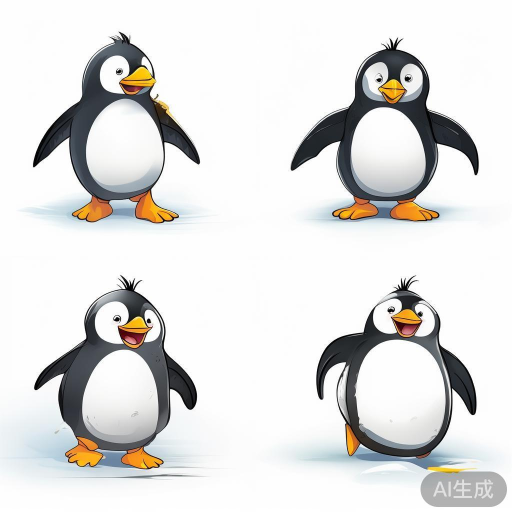
#> input picture resources/stickers/jump_sheet.png, 1024 x 1024 px (shown at 1/2 size)
$ python sheet_to_gif.py
#> lines starting #> are read from the running program, lines starting #| are printed output that depends on the picture
# -*- coding: utf-8 -*-
"""把 cogview 生成的连拍精灵表切成帧 → 透明 GIF → stickers 目录"""
import os
import sys
import io
from collections import deque

sys.stdout = io.TextIOWrapper(sys.stdout.buffer, encoding='utf-8', line_buffering=True)
from PIL import Image

ROOT = os.path.dirname(os.path.dirname(os.path.abspath(__file__)))
SHEET = os.path.join(ROOT, 'resources', 'stickers', 'jump_sheet.png')
OUT = os.path.join(ROOT, 'resources', 'stickers', 'jump_sheet.gif')


def remove_bg(img):
    """白底→透明（边缘泛洪）"""
    w, h = img.size
    px = img.load()
    bg = bytearray(w * h)
    q = deque()
    for x in range(w):
        q.append((x, 0)); q.append((x, h - 1))
    for y in range(h):
        q.append((0, y)); q.append((w - 1, y))
    seen = bytearray(w * h)
    while q:
        x, y = q.popleft()
        if seen[y * w + x]:
            continue
        seen[y * w + x] = 1
        r, g, b = px[x, y][:3]
        if r < 225 or g < 225 or b < 225:
            continue
        bg[y * w + x] = 1
        for dx, dy in ((1, 0), (-1, 0), (0, 1), (0, -1)):
            nx, ny = x + dx, y + dy
            if 0 <= nx < w and 0 <= ny < h and not seen[ny * w + nx]:
                q.append((nx, ny))
    out = img.convert('RGBA')
    opx = out.load()
    for y in range(h):
        for x in range(w):
            if bg[y * w + x]:
                opx[x, y] = (opx[x, y][0], opx[x, y][1], opx[x, y][2], 0)
    return out


def main():
    if not os.path.exists(SHEET):
        print('精灵表不存在，跳过:', SHEET)
        return
    sheet = Image.open(SHEET).convert('RGB')
#> sheet is the input picture: PIL image 1024x1024 RGB; mean R, G, B 224, 223.5, 222.3
    w, h = sheet.size
#> w = 1024; h = 1024
    n = 4
    fw = w // n
#> fw = 256
    frames = []
    for i in range(n):
        frame = sheet.crop((i * fw, 0, (i + 1) * fw, h))
        frame = remove_bg(frame)
        # 裁剪透明边
        bbox = frame.getbbox()
        if bbox:
            frame = frame.crop(bbox)
        # 统一尺寸（以最大为准，透明居中）
        frames.append(frame)
#> this loop made 4 passes
#> bbox on passes 1 to 4: (8, 63, 256, 956), (0, 69, 156, 959), (65, 87, 256, 950), (0, 73, 246, 1014)
#> pass 1, in main, `frame = sheet.crop((i * fw, 0, (i + 1) * fw, h))`:
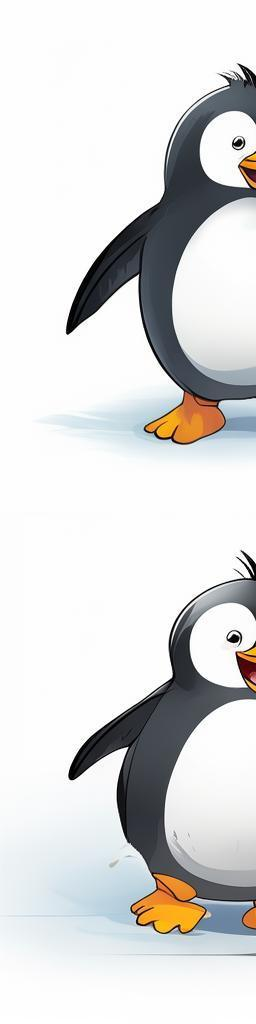
#> frame: PIL image 256x1024 RGB; mean R, G, B 218.6, 218.9, 218.7
#> pass 1, in main, `frame = remove_bg(frame)`:
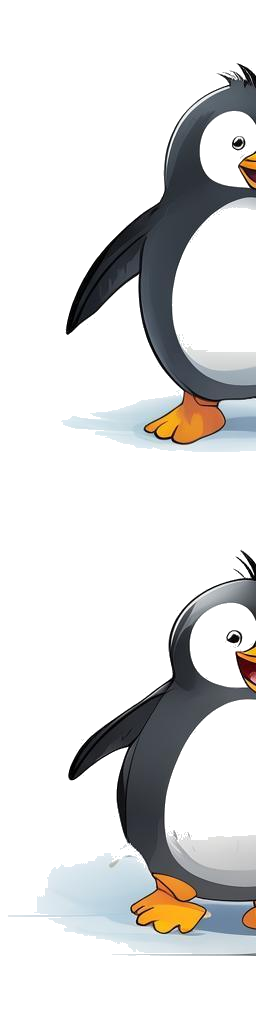
#> frame: PIL image 256x1024 RGBA; mean R, G, B, A 218.6, 218.9, 218.7, 64.6; transparent parts drawn white
#> pass 1, in main, `frame = frame.crop(bbox)`:
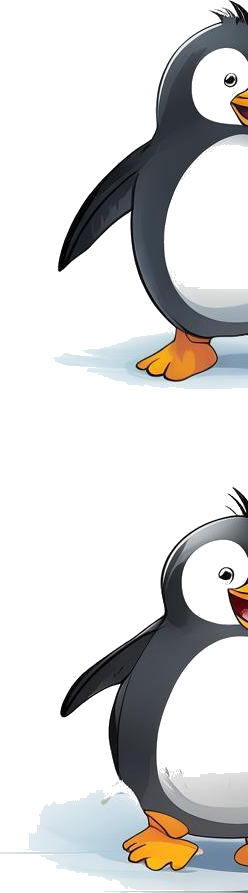
#> frame: PIL image 248x893 RGBA; mean R, G, B, A 212.5, 212.8, 212.5, 76.4; transparent parts drawn white
#> after the loop, frames = 4 items
    maxw = max(f.size[0] for f in frames)
#> maxw = 248
    maxh = max(f.size[1] for f in frames)
#> maxh = 941
    unified = []
    for f in frames:
        c = Image.new('RGBA', (maxw, maxh), (0, 0, 0, 0))
        c.alpha_composite(f, ((maxw - f.size[0]) // 2, maxh - f.size[1]))
        unified.append(c)
#> this loop made 4 passes
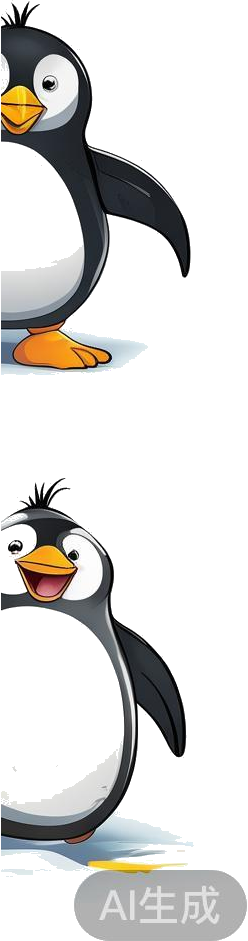
#> c: PIL image 248x941 RGBA; mean R, G, B, A 38.5, 37.5, 35.7, 75.5; transparent parts drawn white
#> after the loop, unified = 4 items
    # 缩放显示尺寸并转 GIF
    scale = min(1.0, 250 / maxw)
#> scale = 1
    unified = [u.resize((int(u.width * scale), int(u.height * scale))) for u in unified]
    unified[0].save(OUT, save_all=True, append_images=unified[1:],
                    duration=120, loop=0, disposal=2)
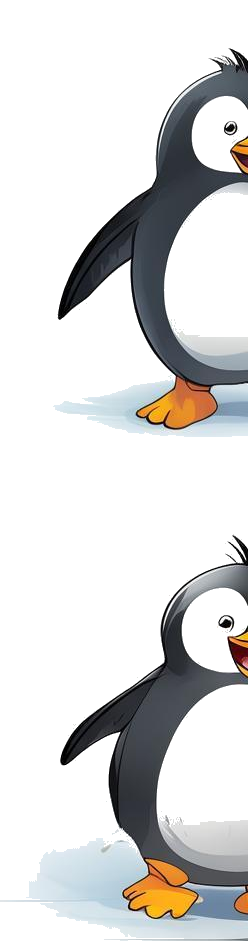
#> saved as jump_sheet.gif: PIL image 248x941 RGBA; mean R, G, B, A 35.1, 34.9, 34.5, 72.5; transparent parts drawn white
    print('已生成 GIF:', OUT, len(unified), '帧', unified[0].size)


if __name__ == '__main__':
    main()
